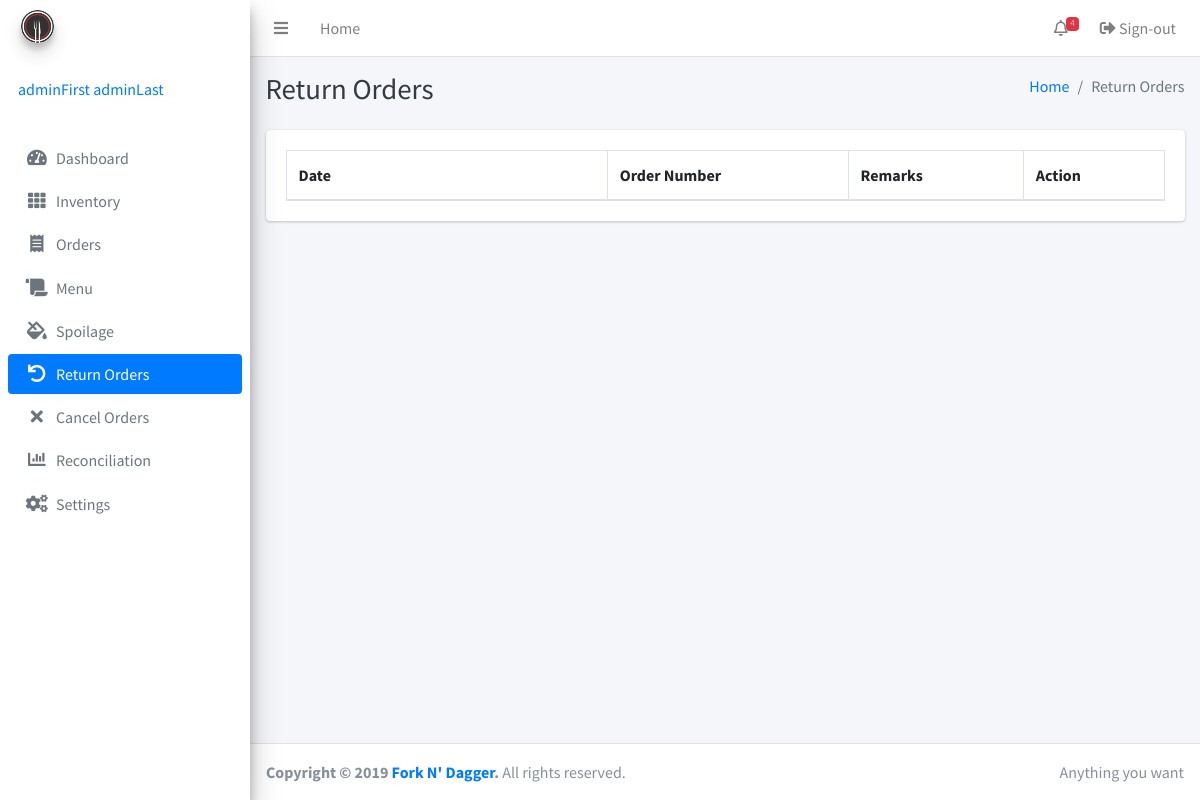
Page /returnorders.php (signed in) on the earlier database version.
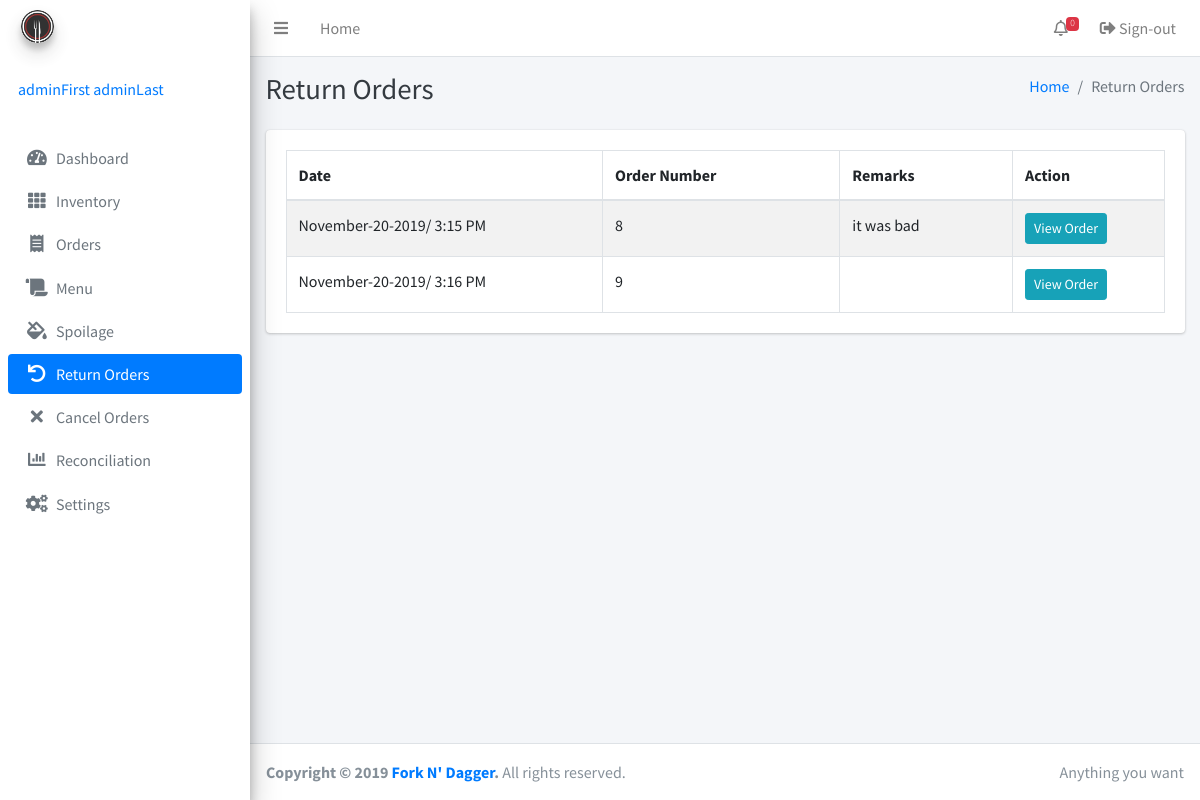
Same page on the later database version.
### tables this page shows
CREATE TABLE IF NOT EXISTS `orders` (
  `order_id` bigint(255) NOT NULL,
  `timestamp` timestamp(6) NULL DEFAULT NULL,
  `status` enum('Pending','Canceled','Returned','Delivered') DEFAULT NULL,
  `lastUpdatedStatus` timestamp(6) NULL DEFAULT NULL,
  `adminID` int(255) NOT NULL,
  PRIMARY KEY (`order_id`)
);

CREATE TABLE IF NOT EXISTS `ledger` (
  `id` bigint(255) NOT NULL AUTO_INCREMENT,
  `inventoryID` int(255) NOT NULL,
  `quantity` decimal(65,2) NOT NULL,
  `transaction` enum('Inventory','Order','Canceled','Returned','Spoilage') NOT NULL,
  `transactionID` bigint(255) DEFAULT NULL,
  `remarks` varchar(255) DEFAULT NULL,
  `timestamp` timestamp(6) NOT NULL,
  `adminID` int(255) NOT NULL,
  PRIMARY KEY (`id`)
);

### returnorders.php (the view, shortened to what the changed rows need)
<?php include 'inc/session.php'; ?>
<?php include 'inc/header.php'; ?>
<body class="hold-transition sidebar-mini">
<div class="wrapper">
<?php
include 'inc/navbar.php'; ?>
  <div class="content-wrapper">
    <div class="content-header">
      <div class="container-fluid">
        <div class="row mb-2">
          <div class="col-sm-6">
            <h1 class="m-0 text-dark">Return Orders</h1>
          </div>
        </div>
      </div>
    </div>
    <div class="content">
      <div class="container-fluid">
        <div class="row">
          <div class="col-12">
            <div class="card">
              <div class="card-body">
                <table class="table table-bordered table-striped display">
                  <thead>
                  <tr>
                    <th width="160">Date</th>
                    <th width="120">Order Number</th>
                    <th width="50">Remarks</th>
                    <th width="50">Action</th>
                  </tr>
                  </thead>
                  <tbody>
                  <?php
                  $getAllOrders = mysqli_query($conn, "SELECT * FROM `orders` join ledger on orders.order_id = ledger.transactionID where status = 'Returned' and ledger.transaction = 'Returned' group by orders.order_id");
                  while($row = mysqli_fetch_assoc($getAllOrders)) {
                  ?>
                    <tr>
                      <td><?php echo date('F-j-Y/ g:i A',strtotime($row['timestamp']));  ?></td>
                      <td><?php echo $row['order_id']; ?></td>
                      <td><?php echo $row['remarks']; ?></td>
                      <td>
                        <button type="button" class="btn btn-info btn-sm m-0" data-toggle="modal" data-target="#viewOrder<?php echo $row['order_id'] ?>">View Order</button>
                      </td>
                    </tr>
                  <?php
                  }
                  ?>
                  </tbody>
                </table>
              </div>
            </div>
          </div>
        </div>
      </div>
    </div>
  </div>
</div>
</body>
</html>

### inc/navbar.php (shortened to what the changed rows need)
<nav class="main-header navbar navbar-expand navbar-white navbar-light">
  <ul class="navbar-nav ml-auto">
    <li class="nav-item dropdown">
      <a class="nav-link" data-toggle="dropdown" href="#">
        <i class="far fa-bell"></i>
      <?php
      $result3 = mysqli_query($conn, "SELECT count(*) as counted FROM inventory where lowquantity >= quantity or quantity = 0");
       $row1 = mysqli_fetch_assoc($result3);
       $counted = $row1['counted'];
       echo '<span class="badge badge-danger navbar-badge">'.$counted.'</span>';
      ?>
      </a>
    </li>
  </ul>
</nav>

Differences in the rows shown:
added orders: ledger.timestamp "November-20-2019/ 3:15 PM", order_id "8", ledger.remarks "it was bad"
added orders: ledger.timestamp "November-20-2019/ 3:16 PM", order_id "9"
Other differences:
$counted: "4" → "0"
